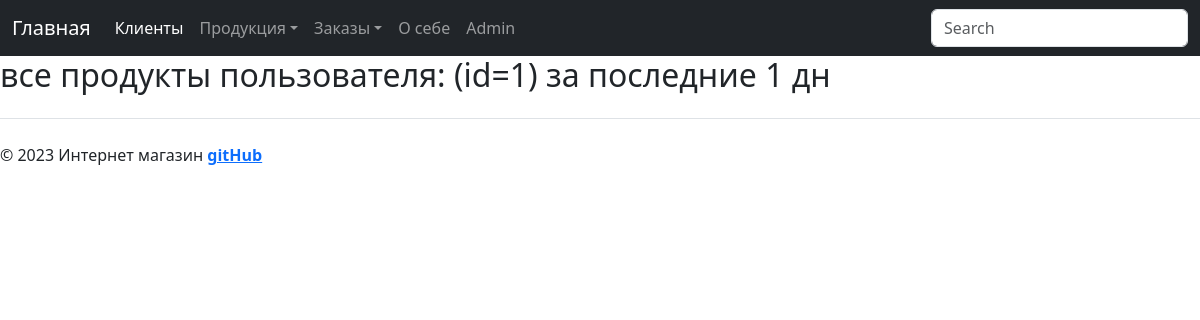
/market/market/client_products_sorted/1/1/, run on an earlier commit of the app's database.
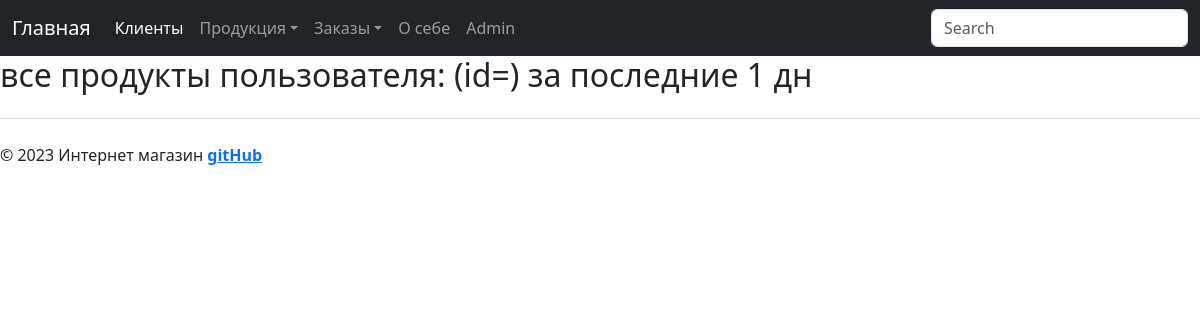
And on a later commit of the database.
### marketapp/models.py (models this page shows, shortened)
class Client(models.Model):
    name_client = models.CharField(max_length=50)
    email = models.EmailField()
    phone_number = models.CharField(max_length=12)
    address = models.CharField(max_length=100)

### marketapp/views.py (the view)
# urls.py: path('market/client_products_sorted/<int:id_client>/<int:days>/', views.client_products_sorted, name='client_products_sorted'), # вывыод всех товаров по клиенту за послегие кол дней (форма ввода id кл
def client_products_sorted(request, id_client: int, days: int):
    products = []
    product_set = []
    now = datetime.now()
    before = now - timedelta(days=days)
    client = Client.objects.filter(pk=id_client).first()
    orders = Order.objects.filter(buyer=client, date_create_order__range=(before, now)).all()
    for order in orders:
        products = order.products.all()
        for product in products:
            if product not in product_set:
                product_set.append(product)
    return render(request, 'marketapp/client_all_products_from_orders.html',
                  {'client': client, 'product_set': product_set, 'days': days})

### marketapp/templates/marketapp/client_all_products_from_orders.html (shortened to what this page needs)
{% extends 'marketapp/base.html' %}
{% block content %}
    <h2>все продукты пользователя: {{ client.name_client }} (id={{ client.id}}) за последние {{ days }} дн</h2>
{% endblock %}

What changed in the data, as far as the page shows it:
removed Client: id "1"
